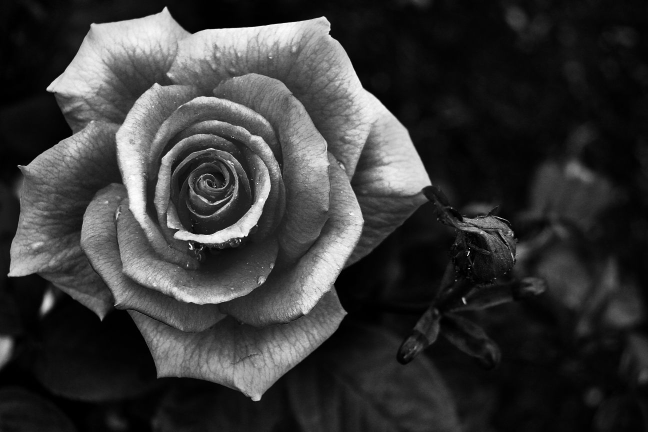
#> input picture assignment 4/image.jpg, 1296 x 864 px (shown at 1/2 size)
$ python histogram.py
#> lines starting #> are read from the running program, lines starting #| are printed output that depends on the picture
import cv2
import numpy as np
import matplotlib.pyplot as plt

flower = cv2.imread("image.jpg")
#> flower is the input picture: shape (864, 1296, 3); min 0, max 255, mean 55.2
flower = cv2.resize(flower, (800,600))
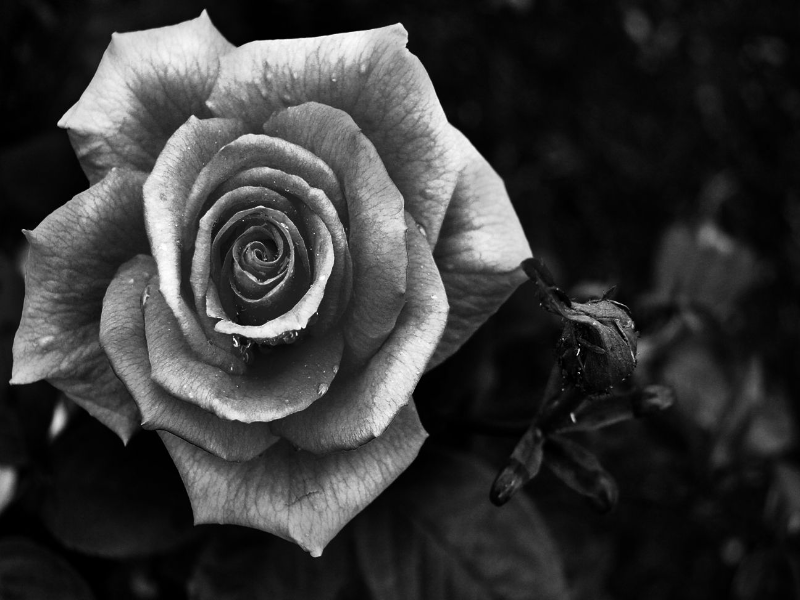
#> flower: shape (600, 800, 3); min 0, max 255, mean 55.1

# cv2.imshow('original', flower)
# cv2.waitKey(0)

s = flower.shape
#> s = (600, 800, 3)
# print(s)

flowerGray = cv2.cvtColor(flower, cv2.COLOR_BGR2GRAY)
# cv2.imshow('Binary', flower)
flowerGray = cv2.convertScaleAbs(flowerGray, alpha=1.10, beta=-20)
# cv2.imshow('Enhance', flowerGray)
# cv2.waitKey(0)

H = np.zeros(shape=(256,1))
# print(H)

for i in range(s[0]):
    for j in range(s[1]):
        k=flowerGray[i,j]
        H[k,0]=H[k,0]+1
#> after the loop, H = 256 values, max 23040 at index 12, min 0 at index 29, mean 1875

print(H)
#> (printed output is left out)
plt.plot(H)
plt.show()
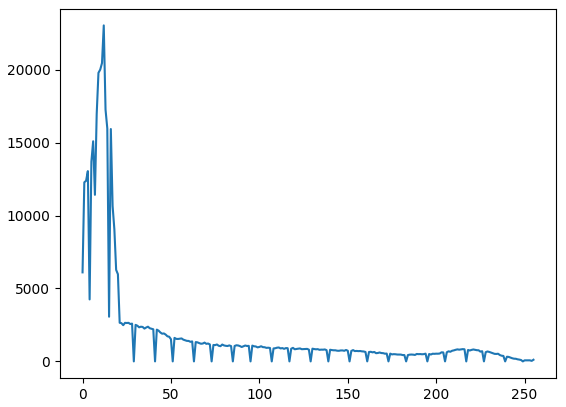
#> figure drawn by matplotlib, 1 panel; curve peaks at x = 12, y = 23040
